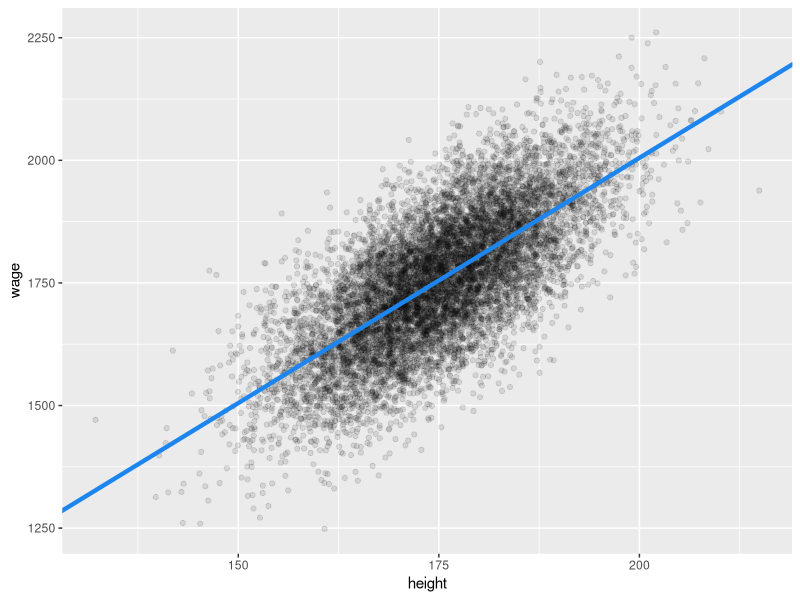
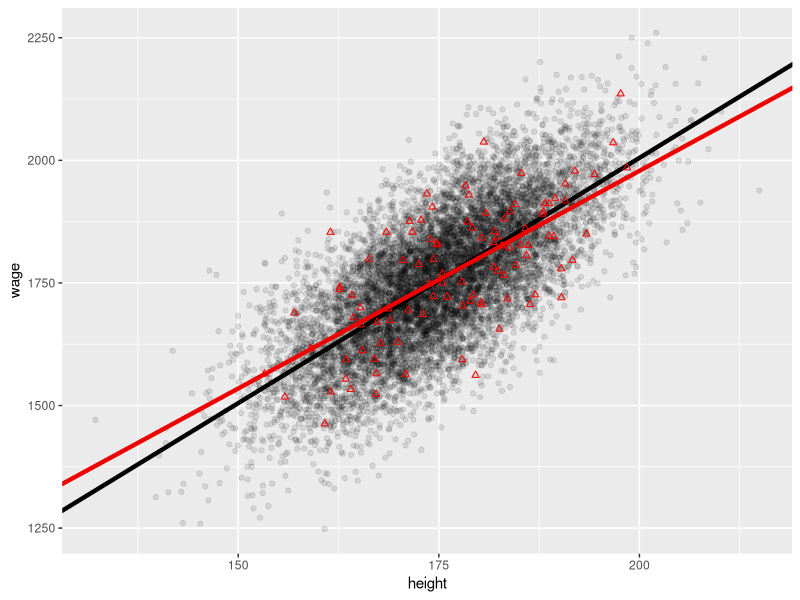
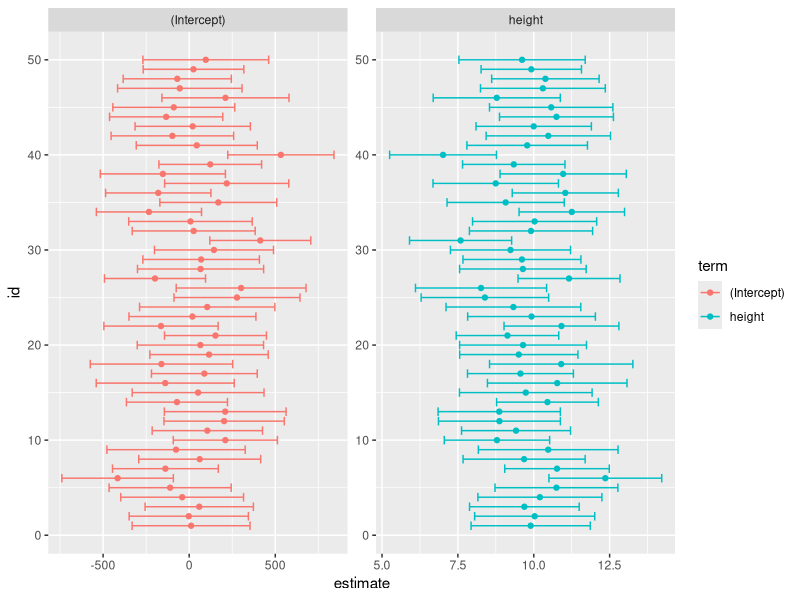
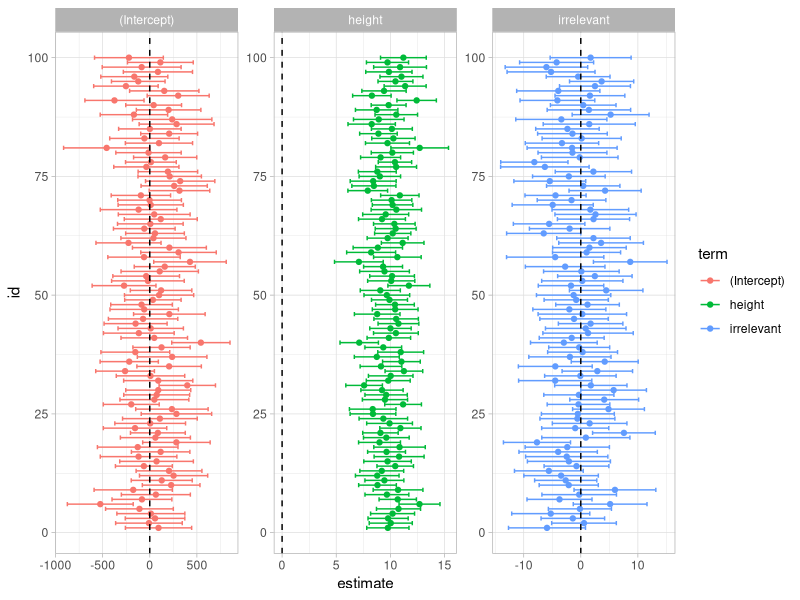

The R source for these figures, in order: (Note: this script raises an error after producing the figures.)
library(dplyr)
library(ggplot2)
library(purrr)
library(tidyr)
library(gganimate)

# Create the population data ----------------------------------------------
N <- 10^4 # N = population size.
pop <- data.frame(
  height = rnorm(N, 175, 10),
  u = rnorm(N, 0, 100)
) %>%
  mutate(wage = 5 + 10 * height + u) %>%
  mutate(irrelevant = rnorm(N, 10, 3))

ggplot(aes(y = wage, x = height), data = pop) +
  geom_point(alpha = 0.1) +
  geom_abline(intercept = 5, slope = 10, colour = "dodgerblue2", lwd = 1.5)

# Initialize
n <- 1e2 # n = sample size.
R <- 1e3 # R = number of replications.
beta.0 <- rep(NA, R) # Vector of beta 0 estimates.
beta.1 <- rep(NA, R) # Vector of beta 1 estimates.
results <- data.frame(beta.0, beta.1)

# one sample
sample1 <-
  pop %>%
  slice_sample(n = 100, replace = TRUE) # Choose 100 observations at random
model1 <- lm(wage ~ height, data = sample1)
summary(model1)

ggplot(aes(y = wage, x = height), data = pop) +
  geom_point(lwd = 0.5, alpha = 0.1) +
  geom_abline(intercept = 5, slope = 10, lwd = 1.5) +
  geom_point(aes(y = wage, x = height), data = sample1, colour = "red", shape = 2, lwd = 2) +
  geom_abline(intercept = coef(model1)[1], slope = coef(model1)[2], colour = "red2", lwd = 1.5)

# confidence intervals
confint(model1) # 95% CI
confint(model1, level = 0.99) # 99% CI

# manually
data.frame(
  LB = summary(model1)$coefficients[, 1] - qt(0.975, summary(model1)$df[2]) * summary(model1)$coefficients[, 2],
  UB = summary(model1)$coefficients[, 1] + qt(0.975, summary(model1)$df[2]) * summary(model1)$coefficients[, 2]
)

# approx.
qt(0.975, summary(model1)$df[2])
data.frame(
  LB = summary(model1)$coefficients[, 1] - 2 * summary(model1)$coefficients[, 2],
  UB = summary(model1)$coefficients[, 1] + 2 * summary(model1)$coefficients[, 2]
)

for (r in 1:R) { # For each replication in i = 1 to R:
  OLS <- lm(
    wage ~ height,
    data = pop,
    subset = sample(N, n, replace = TRUE)
  )
  results$beta.0[r] <- OLS$coef[1] # Save the estimated parameters.
  results$beta.1[r] <- OLS$coef[2]
  results$LB[r] <- results$beta.1[r] - qt(0.975, n - 2) * summary(OLS)$coefficients[2, 2]
  results$UB[r] <- results$beta.1[r] + qt(0.975, n - 2) * summary(OLS)$coefficients[2, 2]
}

# Resampling for vizualization --------------------------------------------
# using purrr package...

num_samples <- R


# Create nested tibble with R samples -------------------------------------

samples <- tibble(
  id = 1:num_samples,
  data = map(
    1:num_samples,
    ~ pop %>% sample_n(n, replace = TRUE)
  )
)
samples

# Save data and coefficients for wage ~ height ----------------------------
coef_data_1 <- samples %>%
  mutate(
    models = map(data, ~ lm(wage ~ height, data = .)),
    coefficients = map(models, broom::tidy)
  ) %>%
  select(id, coefficients) %>% 
  unnest(coefficients)

head(coef_data_1)



# add 95% confidence interval:

coef_data_1 %>%
  head(100) %>% 
  mutate(lower = estimate - qt(0.975, n - 2) * std.error) %>% 
  mutate(upper = estimate + qt(0.975, n - 2) * std.error) %>% 
  ggplot(aes(x= estimate, y = id, color=term)) +
  geom_point(aes(x= estimate, color = term)) +
  geom_errorbar(aes(xmin = lower, xmax=upper))+
  facet_wrap(~term, scales="free")

# %>%
#   mutate(coefficients = map(coefficients, ~ .x %>%
#                               select(term, estimate) %>%
#                               pivot_wider(names_from = "term", values_from = "estimate")))


# Save data with coefficients with irrelevant regressor -------------------
coef_data_model2 <- samples %>%
  mutate(
    models = map(data, ~ lm(wage ~ height + irrelevant, data = .)),
    coefficients = map(models, broom::tidy)
  )  %>% select(id, data, coefficients) %>% 
  unnest(coefficients)

coef_data_model2

gg_ci <- coef_data_model2 %>% 
  head(300) %>% 
  mutate(lower = estimate - qt(0.975, n - 2) * std.error) %>% 
  mutate(upper = estimate + qt(0.975, n - 2) * std.error) %>% 
  ggplot(aes(x= estimate, y = id, color=term)) +
  geom_point(aes(x= estimate, color = term)) +
  geom_errorbar(aes(xmin = lower, xmax=upper))+
  geom_vline(xintercept = 0, linetype = "dashed")+
  facet_wrap(~term, scales="free")+
  theme_light()

gg_ci
# Lets investigate the false positives when testing significance o --------

t_false_positives <- coef_data_model2 %>% 
  mutate(lower = estimate - qt(0.975, n - 2) * std.error) %>% 
  mutate(upper = estimate + qt(0.975, n - 2) * std.error) %>% 
  mutate(incl_zero = ifelse(lower<=0&upper >=0, "yes","no")) %>% 
  group_by(term, incl_zero) %>% 
  summarise(n = n()) %>% 
  group_by(term) %>% # now group by only by term so the frequency is correct...
  mutate(freq = n / sum(n)) # ...see the sum(n) in denominator that§s why...
t_false_positives
# try increasing the number in head()

# ggplots of t-distributions ----------------------------------------------
t_dist <- coef_data_model2 %>%
  select(id, data, coefficients) %>%
  select(id, coefficients) %>%
  unnest(coefficients) %>%
  filter(!term == "(Intercept)") %>%
  select(id, term, statistic) %>%
  ggplot(aes(statistic, fill = term)) +
  geom_histogram(aes(y = ..density..), color = "white") +
  stat_function(
    fun = dt, args = list(df = 98),
    aes(color = "t_distribution"),
    size = 1.1
  ) +
  scale_color_manual(values = c("black", "black", "black")) +
  scale_fill_manual(values = c("red2", "dodgerblue3")) +
  theme_light() +
  labs(
    title = "Distribution of t-statistic for height and irrelevant",
    subtitle = "Null hypothesis: i-th parameter is insignificant; alpha = 0.05",
    caption = paste("Under the null hypothesis, t-statistic is distributed t [n-k-1]")
  )

t_dist

# mutate(plot = map2(data,coefficients, ~ ggplot(aes(x=height, y=wage), data = .x ) +
#                      geom_point() +
#                      geom_abline(data = .y, aes(intercept = `(Intercept)`, slope = height))))

# Resampling animation ----------------------------------------------------
coef_data <- samples %>%
  mutate(
    models = map(data, ~ lm(wage ~ height, data = .)),
    coefficients = map(models, broom::tidy)
  ) %>%
  select(id, data, coefficients) %>%
  mutate(coefficients = map(coefficients, ~ .x %>%
    select(term, estimate) %>%
    pivot_wider(names_from = "term", values_from = "estimate")))

require(gganimate)
anim <- coef_data %>%
  head(10) %>%
  unnest(coefficients) %>%
  rename(
    reg_height = height,
    Intercept = `(Intercept)`
  ) %>%
  unnest(data) %>%
  group_by(id) %>%
  ggplot(aes(height, wage)) +
  geom_point(data = pop, aes(height, wage), alpha = 0.1, shape = "o") +
  geom_abline(intercept = 5, slope = 10, colour = "black", linetype = "dashed", lwd = 0.5) +
  geom_point(color = "orange", size = 3) +
  geom_abline(aes(intercept = Intercept, slope = reg_height), color = "dodgerblue3", lwd = 2) +
  theme_light() +
  coord_cartesian(xlim = c(150, 200), ylim = c(1300, 2100)) +
  transition_time(id) +
  ease_aes("exponential-in") +
  labs(title = "Sampling trial: {frame_time}")


# Save GIF ----------------------------------------------------------------
animate(anim, duration = 10, width = 800, height = 800, renderer = gifski_renderer())
anim_save("week_5/goo.gif")

# Rendering animations ----------------------------------------------------

rmarkdown::render(
  input = "week_5/test.Rmd",
  output_dir = "week_5/outputs",
  output_file = "test.html"
)

# Rendering html dashboard ------------------------------------------------

rmarkdown::render(
  input = "week_5/dashboard.Rmd",
  output_dir = "week_5/outputs",
  output_file = "dashboard.html"
)


# for 95% samples, the true parameter beta1 = 10 lies within the 95% confidence interval
sum((results$LB < 10) & (results$UB > 10)) / R * 100
